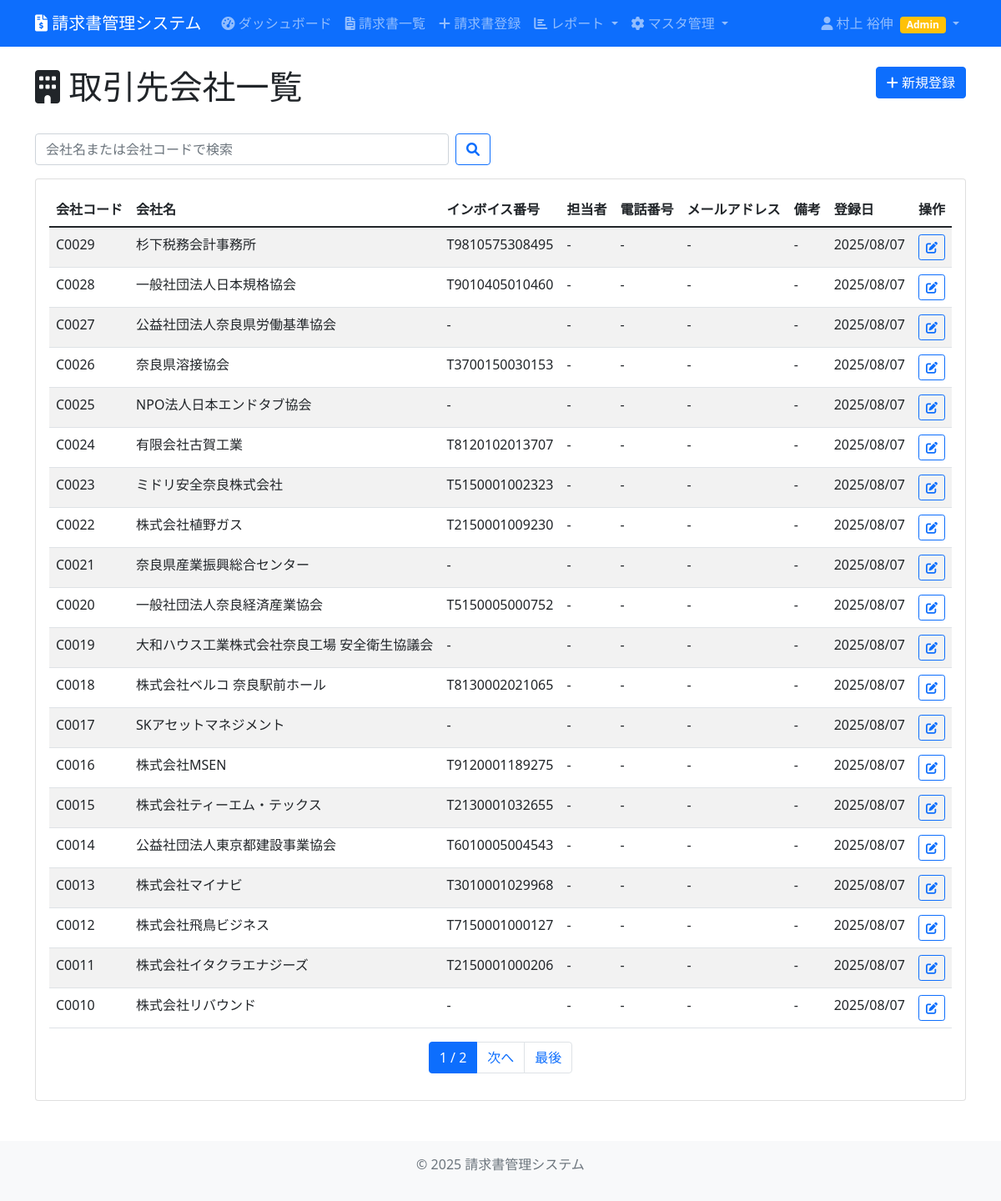
Page /main/companies/ (signed in) on the committed database.
### invoice_management/models.py (models this page shows, shortened)
class Company(models.Model):
    code = models.CharField(max_length=20, unique=True, verbose_name="会社コード", blank=True)
    name = models.CharField(max_length=255, verbose_name="会社名")
    invoice_number = models.CharField(max_length=100, blank=True, verbose_name="インボイス番号")
    address = models.TextField(blank=True, verbose_name="住所")
    phone = models.CharField(max_length=20, blank=True, verbose_name="電話番号")
    email = models.EmailField(blank=True, verbose_name="メールアドレス")
    contact_person = models.CharField(max_length=100, blank=True, verbose_name="担当者名")
    remarks = models.TextField(blank=True, verbose_name="備考")
    created_at = models.DateTimeField(auto_now_add=True, verbose_name="作成日時")
    updated_at = models.DateTimeField(auto_now=True, verbose_name="更新日時")
    class Meta:
        verbose_name = "取引先会社"
        verbose_name_plural = "取引先会社"

### invoice_management/views.py (the view)
# urls.py: path('companies/', views.company_list, name='company_list'),
@login_required
def company_list(request):
    companies = Company.objects.all().order_by('-code')
    search_query = request.GET.get('search')
    if search_query:
        companies = companies.filter(
            Q(name__icontains=search_query) |
            Q(code__icontains=search_query)
        )
    paginator = Paginator(companies, 20)
    page_number = request.GET.get('page')
    page_obj = paginator.get_page(page_number)
    return render(request, 'invoice_management/company_list.html', {
        'page_obj': page_obj,
        'search_query': search_query
    })

### invoice_management/templatetags/invoice_extras.py (called while the page is built)
@register.filter
def japanese_full_name(user):
    if user.last_name and user.first_name:
        return f"{user.last_name} {user.first_name}"
    elif user.last_name:
        return user.last_name
    elif user.first_name:
        return user.first_name
    else:
        return user.username

### invoice_management/templates/invoice_management/company_list.html (shortened to what this page needs)
{% extends 'invoice_management/base.html' %}
{% block content %}
<div class="row mb-4">
    <div class="col">
        <h1><i class="fas fa-building"></i> 取引先会社一覧</h1>
    </div>
    <div class="col-auto">
        <a href="{% url 'company_add' %}" class="btn btn-primary">
            <i class="fas fa-plus"></i> 新規登録
        </a>
    </div>
</div>
<div class="row mb-3">
    <div class="col-md-6">
        <form method="get" class="d-flex">
            <input type="text"
                   name="search"
                   class="form-control me-2"
                   placeholder="会社名または会社コードで検索"
                   value="{{ search_query|default:'' }}">
            <button type="submit" class="btn btn-outline-primary">
                <i class="fas fa-search"></i>
            </button>
        </form>
    </div>
</div>
<div class="card">
    <div class="card-body">
        {% if page_obj %}
            <div class="table-responsive">
                <table class="table table-striped">
                    <thead>
                        <tr>
                            <th>会社コード</th>
                            <th>会社名</th>
                            <th>インボイス番号</th>
                            <th>担当者</th>
                            <th>電話番号</th>
                            <th>メールアドレス</th>
                            <th>備考</th>
                            <th>登録日</th>
                            <th>操作</th>
                        </tr>
                    </thead>
                    <tbody>
                        {% for company in page_obj %}
                            <tr>
                                <td>{{ company.code }}</td>
                                <td>{{ company.name }}</td>
                                <td>{{ company.invoice_number|default:"-" }}</td>
                                <td>{{ company.contact_person|default:"-" }}</td>
                                <td>{{ company.phone|default:"-" }}</td>
                                <td>{{ company.email|default:"-" }}</td>
                                <td>{{ company.remarks|default:"-"|truncatechars:50 }}</td>
                                <td>{{ company.created_at|date:"Y/m/d" }}</td>
                                <td>
                                    <a href="{% url 'company_edit' company.pk %}"
                                       class="btn btn-sm btn-outline-primary">
                                        <i class="fas fa-edit"></i>
                                    </a>
                                </td>
                            </tr>
                        {% endfor %}
                    </tbody>
                </table>
            </div>
            {% if page_obj.has_other_pages %}
                <nav aria-label="ページナビゲーション">
                    <ul class="pagination justify-content-center">
                        <li class="page-item active">
                            <span class="page-link">{{ page_obj.number }} / {{ page_obj.paginator.num_pages }}</span>
                        </li>
                        {% if page_obj.has_next %}
                            <li class="page-item">
                                <a class="page-link" href="?page={{ page_obj.next_page_number }}{% if search_query %}&search={{ search_query }}{% endif %}">次へ</a>
                            </li>
                            <li class="page-item">
                                <a class="page-link" href="?page={{ page_obj.paginator.num_pages }}{% if search_query %}&search={{ search_query }}{% endif %}">最後</a>
                            </li>
                        {% endif %}
                    </ul>
                </nav>
            {% endif %}
        {% endif %}
    </div>
</div>
{% endblock %}

### invoice_management/templates/invoice_management/base.html (shortened to what this page needs)
{% load invoice_extras %}
<!DOCTYPE html>
<html lang="ja">
<head>
    <link href="https://cdn.jsdelivr.net/npm/bootstrap@5.1.3/dist/css/bootstrap.min.css" rel="stylesheet">
    <link href="https://cdnjs.cloudflare.com/ajax/libs/font-awesome/6.0.0/css/all.min.css" rel="stylesheet">
</head>
<body>
    <nav class="navbar navbar-expand-lg navbar-dark bg-primary">
        <div class="container">
            <a class="navbar-brand" href="{% url 'dashboard' %}">
                <i class="fas fa-file-invoice-dollar"></i>
                請求書管理システム
            </a>
            <div class="collapse navbar-collapse" id="navbarNav">
                <ul class="navbar-nav me-auto">
                    {% if user.is_authenticated %}
                        <li class="nav-item">
                            <a class="nav-link" href="{% url 'dashboard' %}">
                                <i class="fas fa-tachometer-alt"></i> ダッシュボード
                            </a>
                        </li>
                        <li class="nav-item">
                            <a class="nav-link" href="{% url 'invoice_list' %}">
                                <i class="fas fa-file-invoice"></i> 請求書一覧
                            </a>
                        </li>
                        <li class="nav-item">
                            <a class="nav-link" href="{% url 'invoice_add' %}">
                                <i class="fas fa-plus"></i> 請求書登録
                            </a>
                        </li>
                        <li class="nav-item dropdown">
                            <a class="nav-link dropdown-toggle" href="#" role="button" data-bs-toggle="dropdown">
                                <i class="fas fa-chart-bar"></i> レポート
                            </a>
                        </li>
                        <li class="nav-item dropdown">
                            <a class="nav-link dropdown-toggle" href="#" role="button" data-bs-toggle="dropdown">
                                <i class="fas fa-cog"></i> マスタ管理
                            </a>
                        </li>
                    {% endif %}
                </ul>
                <ul class="navbar-nav">
                    {% if user.is_authenticated %}
                        <li class="nav-item dropdown">
                            <a class="nav-link dropdown-toggle" href="#" role="button" data-bs-toggle="dropdown">
                                <i class="fas fa-user"></i> {{ user|japanese_full_name }}
                                {% if user.is_superuser %}
                                    <span class="badge bg-danger ms-1">Super</span>
                                {% elif user.is_staff %}
                                    <span class="badge bg-warning ms-1">Admin</span>
                                {% endif %}
                            </a>
                        </li>
                    {% else %}
                        <li class="nav-item">
                            <a class="nav-link" href="{% url 'login' %}">ログイン</a>
                        </li>
                    {% endif %}
                </ul>
            </div>
        </div>
    </nav>
    <main class="container mt-4">
        {% block content %}
        {% endblock %}
    </main>
    <footer class="bg-light text-center text-muted mt-5 py-3">
        <div class="container">
            <p>&copy; 2025 請求書管理システム</p>
        </div>
    </footer>
</body>
</html>

### rows in the picture
Company: code "C0029", name "杉下税務会計事務所", invoice_number "T9810575308495", contact_person "-", phone "-", email "-", remarks "-", created_at "2025/08/07"
Company: code "C0028", name "一般社団法人日本規格協会", invoice_number "T9010405010460", contact_person "-", phone "-", email "-", remarks "-", created_at "2025/08/07"
Company: code "C0027", name "公益社団法人奈良県労働基準協会", invoice_number "-", contact_person "-", phone "-", email "-", remarks "-", created_at "2025/08/07"
Company: code "C0026", name "奈良県溶接協会", invoice_number "T3700150030153", contact_person "-", phone "-", email "-", remarks "-", created_at "2025/08/07"
Company: code "C0025", name "NPO法人日本エンドタブ協会", invoice_number "-", contact_person "-", phone "-", email "-", remarks "-", created_at "2025/08/07"
Company: code "C0024", name "有限会社古賀工業", invoice_number "T8120102013707", contact_person "-", phone "-", email "-", remarks "-", created_at "2025/08/07"
Company: code "C0023", name "ミドリ安全奈良株式会社", invoice_number "T5150001002323", contact_person "-", phone "-", email "-", remarks "-", created_at "2025/08/07"
Company: code "C0022", name "株式会社植野ガス", invoice_number "T2150001009230", contact_person "-", phone "-", email "-", remarks "-", created_at "2025/08/07"
Company: code "C0021", name "奈良県産業振興総合センター", invoice_number "-", contact_person "-", phone "-", email "-", remarks "-", created_at "2025/08/07"
Company: code "C0020", name "一般社団法人奈良経済産業協会", invoice_number "T5150005000752", contact_person "-", phone "-", email "-", remarks "-", created_at "2025/08/07"
Company: code "C0019", name "大和ハウス工業株式会社奈良工場 安全衛生協議会", invoice_number "-", contact_person "-", phone "-", email "-", remarks "-", created_at "2025/08/07"
Company: code "C0018", name "株式会社ベルコ 奈良駅前ホール", invoice_number "T8130002021065", contact_person "-", phone "-", email "-", remarks "-", created_at "2025/08/07"
Company: code "C0017", name "SKアセットマネジメント", invoice_number "-", contact_person "-", phone "-", email "-", remarks "-", created_at "2025/08/07"
Company: code "C0016", name "株式会社MSEN", invoice_number "T9120001189275", contact_person "-", phone "-", email "-", remarks "-", created_at "2025/08/07"
Company: code "C0015", name "株式会社ティーエム・テックス", invoice_number "T2130001032655", contact_person "-", phone "-", email "-", remarks "-", created_at "2025/08/07"
Company: code "C0014", name "公益社団法人東京都建設事業協会", invoice_number "T6010005004543", contact_person "-", phone "-", email "-", remarks "-", created_at "2025/08/07"
Company: code "C0013", name "株式会社マイナビ", invoice_number "T3010001029968", contact_person "-", phone "-", email "-", remarks "-", created_at "2025/08/07"
Company: code "C0012", name "株式会社飛鳥ビジネス", invoice_number "T7150001000127", contact_person "-", phone "-", email "-", remarks "-", created_at "2025/08/07"
Company: code "C0011", name "株式会社イタクラエナジーズ", invoice_number "T2150001000206", contact_person "-", phone "-", email "-", remarks "-", created_at "2025/08/07"
Company: code "C0010", name "株式会社リバウンド", invoice_number "-", contact_person "-", phone "-", email "-", remarks "-", created_at "2025/08/07"

### other values in the picture
{{ user|japanese_full_name }} "村上 裕伸"
{{ page_obj.number }} "1"
{{ page_obj.paginator.num_pages }} "2"
